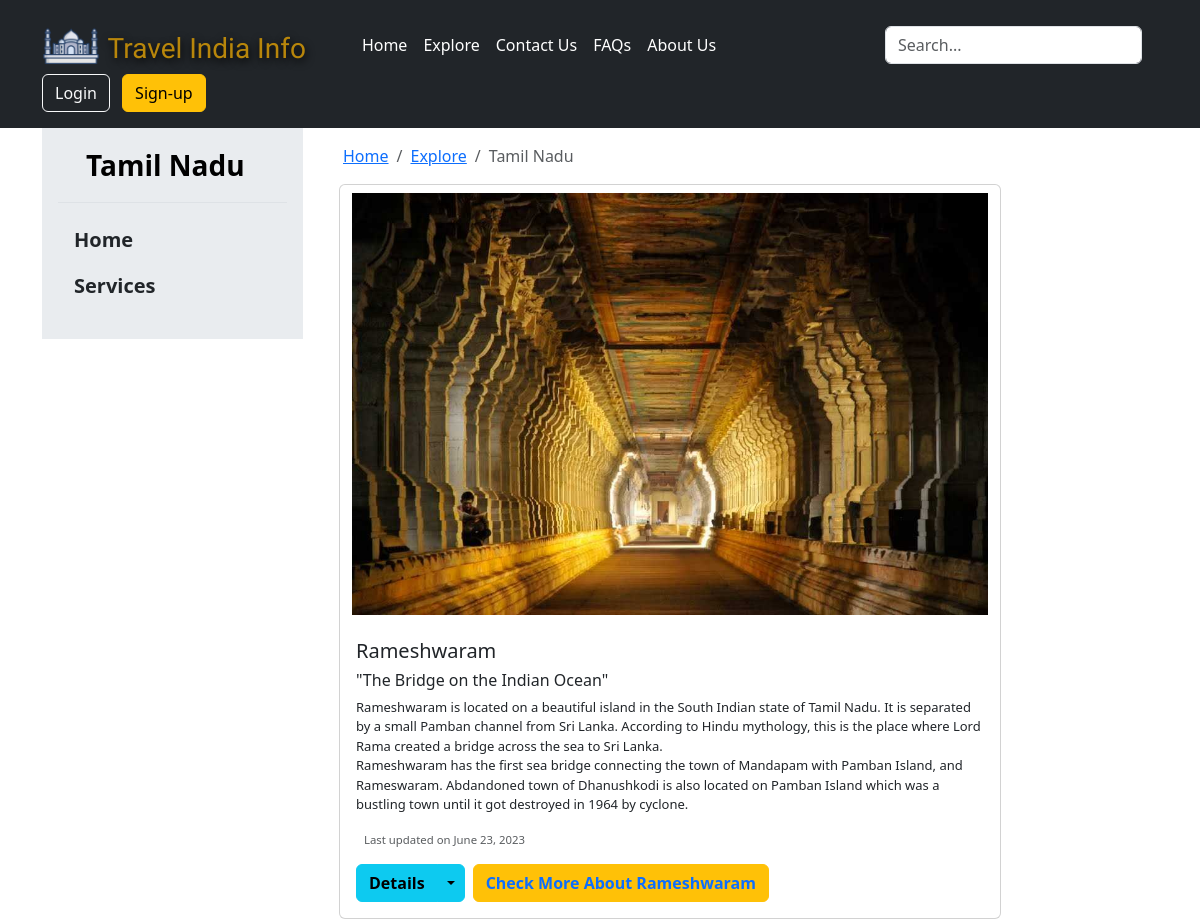
Page /tamilnadu/ (upper part) on the earlier database version.
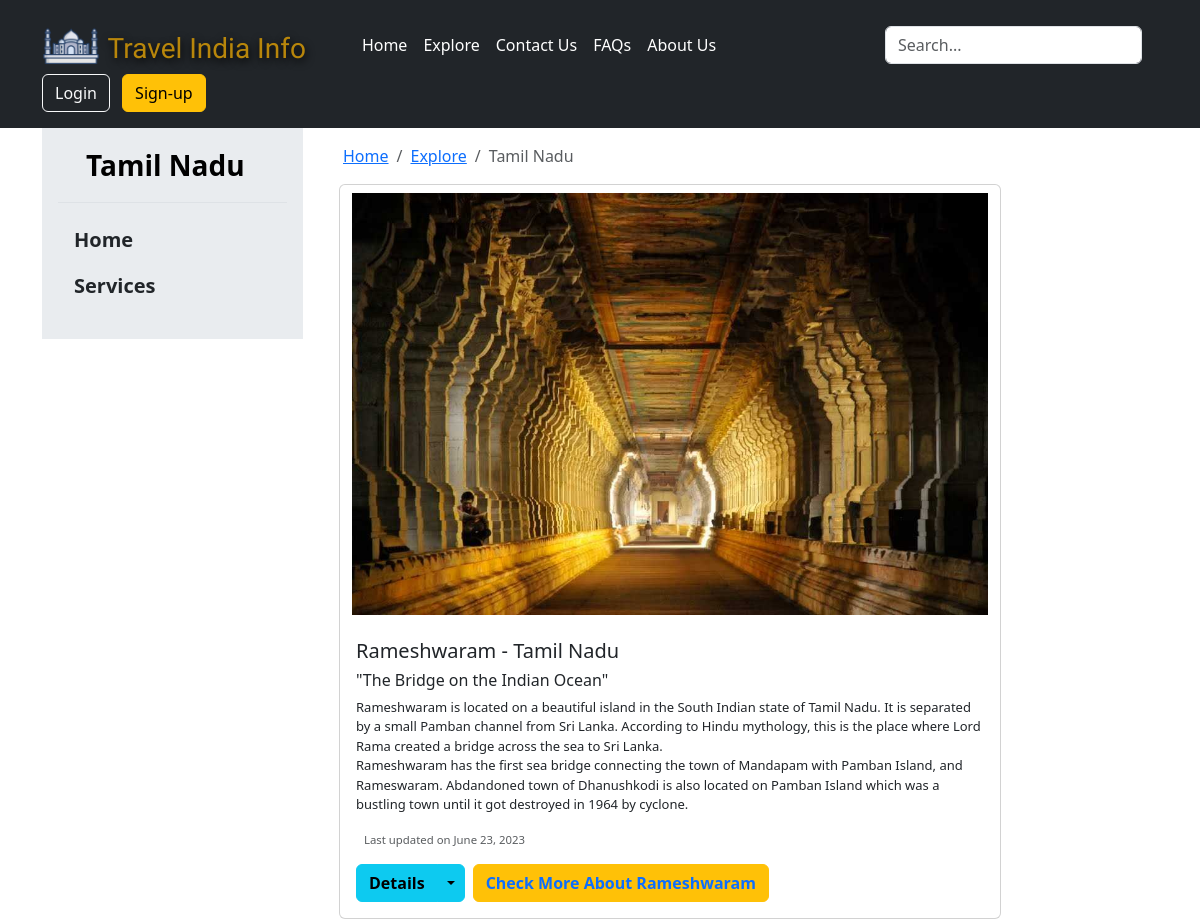
Same page on the later database version.
### Tamil_Nadu/models.py (models this page shows, shortened)
class TamilNadu(models.Model):
    place_id = models.AutoField(primary_key=True)
    Image = models.ImageField(upload_to="Tamil_Nadu/images", default="")
    Place_name = models.CharField(max_length=70)
    Sub_heading = models.CharField(max_length=300, default="")
    Desc = models.TextField(default="")
    Best_Time = models.CharField(max_length=100, default="")
    Avoid_Time = models.CharField(max_length=100, default="")
    Ideal_Duration = models.CharField(max_length=50, default="")
    Category = models.CharField(max_length=50, default="")
    Visits_more_places = models.CharField(max_length=90, default="")
    Pub_date = models.DateField()

### TIInfo/views.py (the view)
# urls.py: path('tamilnadu/',views.TAMILNADU,name="tamilnadu"),
def TAMILNADU(request):
    tamilnadudata = TamilNadu.objects.all()
    data = {'title' : 'Travel India Info | Tamil Nadu',
        "tamilnadudata" : tamilnadudata}
    return render(request, "Tamil-Nadu/TAMILNADU.html" , data)

### templates/Tamil-Nadu/TAMILNADU.html (shortened to what this page needs)
{% extends 'base.html' %}
{% block section %}
<section>
    <div class="container">
        <div class="row">
            <div class="col-md-3">
                <div class="p-3 bg-body-secondary">
                    <a href="{% url 'tamilnadu' %}"
                        class="d-flex align-items-center pb-3 mb-3 link-body-emphasis text-decoration-none border-bottom">
                        <svg class="bi pe-none me-2" width="20" height="24"></svg>
                        <span class="fs-3 fw-semibold">Tamil Nadu</span>
                    </a>
                    <ul class="list-unstyled ps-0">
                        <li class="mb-1">
                            <button
                                class="btn btn-toggle d-inline-flex align-items-center rounded border-0 collapsed px-3 fs-5 fw-semibold"
                                data-bs-toggle="collapse" data-bs-target="#home-collapse" aria-expanded="false">
                                Home
                            </button>
                        </li>
                        <li class="mb-1">
                            <button
                                class="btn btn-toggle d-inline-flex align-items-center rounded border-0 collapsed px-3 fs-5 fw-semibold"
                                data-bs-toggle="collapse" data-bs-target="#services-collapse" aria-expanded="false">
                                Services
                            </button>
                        </li>
                    </ul>
                </div>
            </div>
            <div class="col-md-9" >
                <nav aria-label="breadcrumb">
                    <ol class="breadcrumb m-3">
                        <li class="breadcrumb-item"><a href="{% url 'homepage' %}">Home</a></li>
                        <li class="breadcrumb-item"><a href="{% url 'explore' %}">Explore</a></li>
                        <li class="breadcrumb-item active" aria-current="page">Tamil Nadu</li>
                    </ol>
                </nav>
                <div class="container ">
                    {% for i in tamilnadudata %}
                    <div class="card mb-3" style="max-width:82%;">
                        <img src="/media/{{i.Image}}" class="card-img-top my-2 container" alt="..." style="max-width:102%;height:auto;">
                        <div class="card-body">
                            <h5 class="card-title">{{i.Place_name}}</h5>
                            <h6>"{{i.Sub_heading}}"</h6>
                            <p class="card-text" style="font-size:13px;">
                                {{i.Desc | safe}}
                            </p>
                            <p class="mx-2" style="font-size:13px;"><small
                                    class="text-body-secondary">Last updated on {{i.Pub_date}}</small></p>
                            <div class="d-flex flex-wrap align-items-center">
                                <div class="btn-group">
                                    <button type="button" class="btn btn-info fw-semibold mb-2 mb-md-0">Details</button>
                                    <button type="button" class="btn btn-info dropdown-toggle dropdown-toggle-split mb-2 mb-md-0" data-bs-toggle="dropdown" aria-expanded="false">
                                    </button>
                                </div>
                                <button type="button"
                                    class="btn btn-warning text-decoration-none text-dark fw-semibold mx-2"> {{i.Visits_more_places | safe}} </button>
                            </div>
                        </div>
                    </div>
                    {% endfor %}
                </div>
            </div>
        </div>
    </div>
</section>
{% endblock %}

### templates/base.html
{% include "header.html" %}
{% block section %}
{% endblock  %}
{% include "footer.html" %}

### templates/header.html (shortened to what this page needs)
<html>
<head>
    <link rel="stylesheet" href="/static/css/TIstyle.css">
    <link rel="stylesheet" href="https://cdnjs.cloudflare.com/ajax/libs/font-awesome/4.7.0/css/font-awesome.min.css">
    <link href="https://cdn.jsdelivr.net/npm/bootstrap@5.3.0/dist/css/bootstrap.min.css" rel="stylesheet"
>
    <link rel="stylesheet" href="https://cdnjs.cloudflare.com/ajax/libs/toastr.js/latest/toastr.min.css">
</head>
<body>
    <header class="p-3 text-bg-dark">
        <div class="container">
            <div class="d-flex flex-wrap align-items-center justify-content-center justify-content-lg-start">
                <a href="/" class="d-flex align-items-center mb-2 mb-lg-0 text-white text-decoration-none">
                    <img src="/static/img/taj-mahal-logo.png" class="logo_img">
                    <h3 class="mt-3 mx-2 me-5 logo-title">Travel India Info</h3>
                </a>
                <ul class="nav col-12 col-lg-auto me-lg-auto mb-2 justify-content-center mb-md-0">
                    <li><a href="{% url 'homepage' %}" class="nav-link px-2 text-white">Home</a></li>
                    <li><a href="{% url 'explore' %}" class="nav-link px-2 text-white">Explore</a></li>
                    <li><a href="{% url 'contactus' %}" class="nav-link px-2 text-white">Contact Us</a></li>
                    <li><a href="{% url 'faqs' %}" class="nav-link px-2 text-white">FAQs</a></li>
                    <li><a href="{% url 'aboutus' %}" class="nav-link px-2 text-white">About Us</a></li>
                </ul>
                <form method="get" action="/search" class="col-12 col-lg-auto mb-3 mb-lg-0 me-lg-3" role="search">
                    <input type="search" class="form-control form-control-dark" placeholder="Search..."
                        aria-label="Search" id="query" name="query">
                </form>
                {% if user.is_authenticated %}
                <h5> {{fname}}</h5>
                <button type="button" class="btn btn-warning me-2 mx-2"><a href="{% url 'signout' %}"
                        class="nav-link">Logout</button>
                {% else %}
                <div class="text-end">
                    <button type="button" class="btn btn-outline-light me-2"><a href="{% url 'signin' %}"
                            class="nav-link">Login</a></button>
                    <button type="button" class="btn btn-warning"><a href="{% url 'signup' %}"
                            class="nav-link">Sign-up</a></button>
                </div>
                {% endif %}
            </div>
        </div>
    </header>
</body>

### templates/footer.html (shortened to what this page needs)
</html>

### static/css/TIstyle.css (style rules this page uses)
.logo_img { height:3.6rem; }
.logo-title { font-family: 'Satisfy'; color:darkgoldenrod; text-shadow: 1px 3px 9px black; }
.card-text { font-size: 13px; max-height: 200px; overflow-x: hidden; overflow-y: scroll hidden; text-overflow: ellipsis; display:-webkit-box; -webkit-line-clamp: 7; -webkit-box-orient: vertical; }

Differences in the rows shown:
changed TamilNadu "The Bridge on the Indian Ocean": Place_name "Rameshwaram" → "Rameshwaram - Tamil Nadu"
